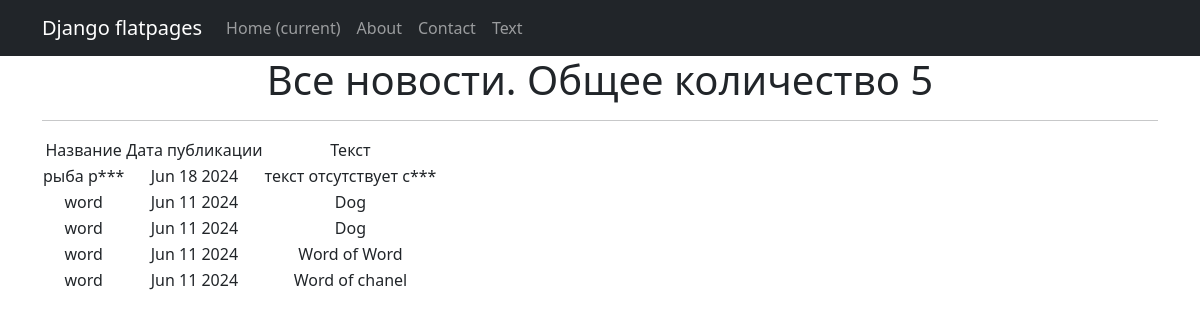
Page /news/ on the committed database.
### news/models.py (models this page shows, shortened)
class Post(models.Model):
    article = 'статья'
    news = 'новость'
    POSITIONS = [
        (article, 'article'),
        (news, 'news'),
    ]
    author = models.ForeignKey(Author, on_delete=models.CASCADE)
    news = models.CharField(max_length=55, choices=POSITIONS, default='новость')
    time_in = models.DateTimeField(auto_now_add=True)
    products = models.ManyToManyField(Category, through='PostCategory')
    title_news = models.CharField(max_length=55)
    text_news = models.TextField(default="Текст отсутствует")
    post_reiting = models.IntegerField(default=0)

### news/views.py (the view)
# urls.py: path('', PostList.as_view()),
class PostList(ListView):
    model = Post
    ordering = '-time_in'
    template_name = 'news.html'
    context_object_name = 'news'
    def get_context_data(self, **kwargs):
        context = super().get_context_data(**kwargs)
        context['time_now'] = datetime.utcnow()
        context['next_sale'] = None
        return context

### news/templatetags/custom_filters.py (called while the page is built)
@register.filter()
def censorship(text):
   STOP_LIST = [
       'мат',
       'редиска',
       'сук',
   ]
   for word in STOP_LIST:
      if word in text:
          text = text.lower().replace(word.lower(), word[0]+'***')
   return f'{text}'

### templates/news.html (shortened to what this page needs)
{% extends 'flatpages/default.html' %}
{% load custom_filters %}!
{% block content %}
<h1>Все новости. Общее количество {{news|length}}</h1>
<hr>
{% if news %}
<table>
    <tr>
        <td> Название</td>
        <td> Дата публикации</td>
        <td> Текст</td>
    </tr>
    {% for news in news %}
    <tr>
        <td>{{ news.title_news|censorship }}</td>
        <td>{{ news.time_in|date:'M d Y' }}</td>
        <td>{{ news.text_news|censorship}}</td>
    </tr>
    {% endfor %}
</table>
{% else %}
<h2>Статей нет!</h2>
{% endif %}
{% endblock content %}

### templates/flatpages/default.html (shortened to what this page needs)
<!DOCTYPE html>
<html lang="en">
<head>
    {% load static %}
    <link href="{% static 'css/styles.css' %}" rel="stylesheet"/>
</head>
<body>
<nav class="navbar navbar-expand-lg navbar-dark bg-dark static-top">
    <div class="container">
        <a class="navbar-brand" href="#">Django flatpages</a>
        <div class="collapse navbar-collapse" id="navbarResponsive">
            <ul class="navbar-nav ml-auto">
                <li class="nav-item active">
                    <a class="nav-link" href="#">Home
                        <span class="sr-only">(current)</span>
                    </a>
                </li>
                <li class="nav-item">
                    <a class="nav-link" href="/about/">About</a>
                </li>
                <li class="nav-item">
                    <a class="nav-link" href="/contact/">Contact</a>
                </li>
                <li class="nav-item">
                    <a class="nav-link" href="/text/">Text</a>
                </li>
            </ul>
        </div>
    </div>
</nav>
<div class="container">
    <div class="row">
        <div class="col-lg-12 text-center">
            {% block content %}{% endblock content %}
        </div>
    </div>
</div>
</body>
</html>

### rows in the picture
Post: title_news|censorship "рыба р***", time_in "Jun 18 2024", text_news|censorship "текст отсутствует с***"
Post: title_news|censorship "word", time_in "Jun 11 2024", text_news|censorship "Dog"
Post: title_news|censorship "word", time_in "Jun 11 2024", text_news|censorship "Dog"
Post: title_news|censorship "word", time_in "Jun 11 2024", text_news|censorship "Word of Word"
Post: title_news|censorship "word", time_in "Jun 11 2024", text_news|censorship "Word of chanel"

### other values in the picture
{{ news|length }} "5"
